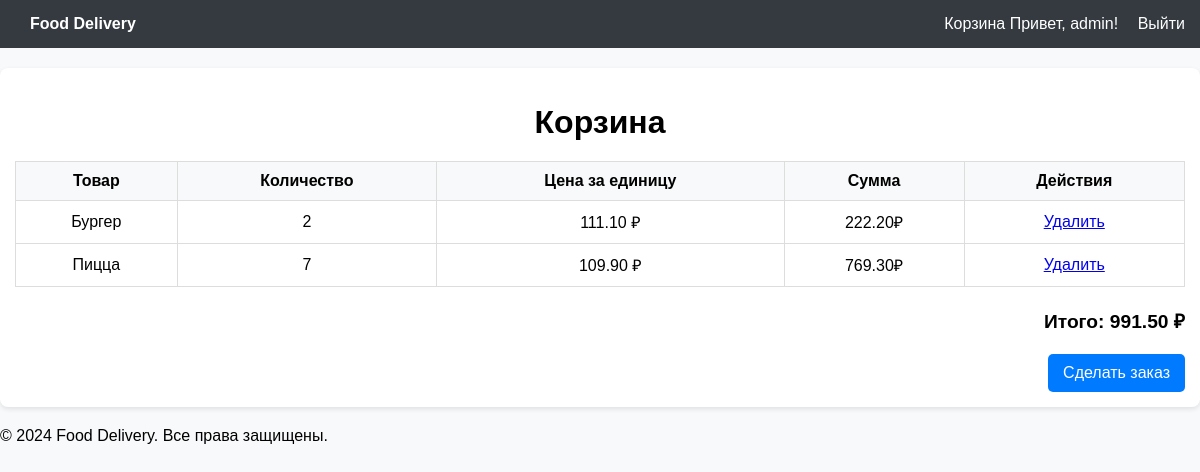
Before: /cart (signed in) with the older database file.
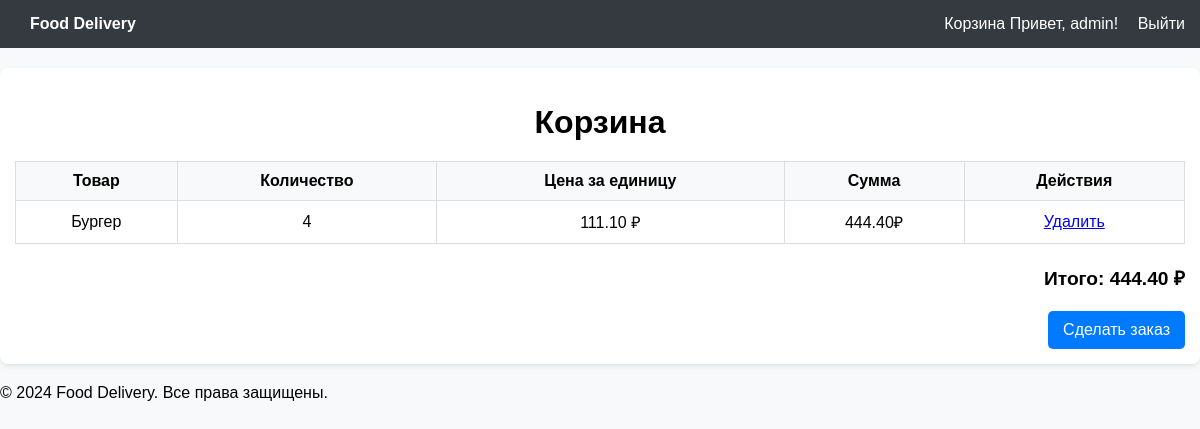
After: the same page with the newer database file.
### core/models.py (models this page shows, shortened)
class Cart(models.Model):
    user = models.ForeignKey(User, on_delete=models.CASCADE)
    item = models.ForeignKey(Food, on_delete=models.CASCADE)
    quantity = models.PositiveIntegerField(default=1)
    price = models.DecimalField(blank=True, null=True, max_digits=10, decimal_places=2)

class Food(models.Model):
    compound = models.CharField(max_length=255, blank=True, null=True)
    name = models.CharField(max_length=100)
    category = models.ManyToManyField(Category)
    image = models.ImageField(upload_to='food')
    description = models.TextField(blank=True, null=True)
    calories = models.FloatField(blank=True, null=True)
    price = models.DecimalField(max_digits=10, decimal_places=2)
    is_available = models.BooleanField(default=True)

### core/views.py (the view)
# urls.py: path('cart', cart, name = 'cart'),
@login_required
def cart(request):
    cart = Cart.objects.filter(user = request.user)
    total_price = sum([i.price for i in cart])
    return render(request, 'cart.html', {"carts":cart, 'total_price':total_price})

### core/templates/cart.html (shortened to what this page needs)
<!DOCTYPE html>
<html lang="en">
<head>
</head>
<body>
    <header>
        <div>
           <a href="{% url 'home:home' %}"> <strong>Food Delivery</strong></a>
        </div>
        <div class="cart-info">
            <a href="{% url 'home:cart' %}">
                Корзина
            </a>
            {% if user.is_authenticated %}
                Привет, {{ user.username }}!
                <a href="{% url 'account:logout' %}">Выйти</a>
            {% else %}
                <a href="{% url 'account:login' %}">Вход</a>
                <a href="{% url 'account:register' %}">Регистрация</a>
            {% endif %}
        </div>
    </header>
    <div class="container">
        <h1>Корзина</h1>
        {% if carts %}
        <table class="cart-table">
            <thead>
                <tr>
                    <th>Товар</th>
                    <th>Количество</th>
                    <th>Цена за единицу</th>
                    <th>Сумма</th>
                    <th>Действия</th>
                </tr>
            </thead>
            <tbody>
                {% for cart in carts %}
                <tr>
                    <td>{{ cart.item.name }}</td>
                    <td>{{ cart.quantity }}</td>
                    <td>{{ cart.item.price }} ₽</td>
                    <td> {{cart.price}}₽</td>
                    <td>
                        <a href="{% url 'home:remove' cart.item.pk %}">Удалить</a>
                    </td>
                </tr>
                {% endfor %}
            </tbody>
        </table>
        <div class="total">
            Итого: {{ total_price }} ₽
        </div>
        <div class="actions">
            <a href="{% url 'home:address_order' %}">Сделать заказ</a>
        </div>
        {% else %}
        <p>Ваша корзина пуста.</p>
        {% endif %}
    </div>
    <footer>
        &copy; 2024 Food Delivery. Все права защищены.
    </footer>
</body>
</html>

Changed rows visible on the page:
removed Cart: item.name "Пицца", quantity "7", item.price "109.90", price "769.30"
changed Cart "Бургер": quantity "2" → "4"; price "222.20" → "444.40"
Other visible differences:
{{ total_price }}: "991.50" → "444.40"
